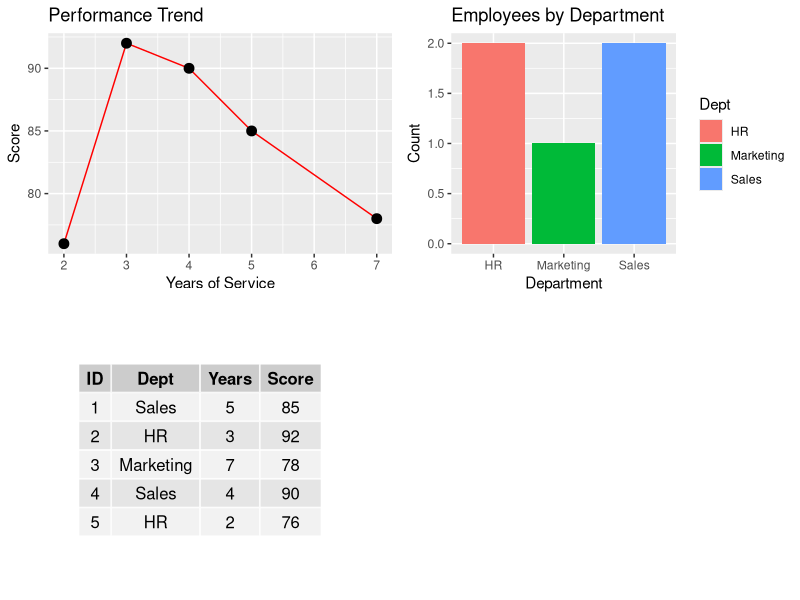

R code for this plot:
library(ggplot2)
library(gridExtra)

data <- data.frame(
  ID=1:5,
  Dept=c("Sales","HR","Marketing","Sales","HR"),
  Years=c(5,3,7,4,2),
  Score=c(85,92,78,90,76)
)

# 1. Line chart
line_chart <- ggplot(data, aes(x=Years, y=Score, group=1)) +
  geom_line(color="red") +
  geom_point(size=3) +
  labs(title="Performance Trend", x="Years of Service", y="Score")

# 2. Bar chart
bar_chart <- ggplot(data, aes(x=Dept, fill=Dept)) +
  geom_bar() +
  labs(title="Employees by Department", x="Department", y="Count")

# 3. Table
table_plot <- tableGrob(data, rows=NULL)

grid.arrange(line_chart, bar_chart, table_plot, ncol=2)
